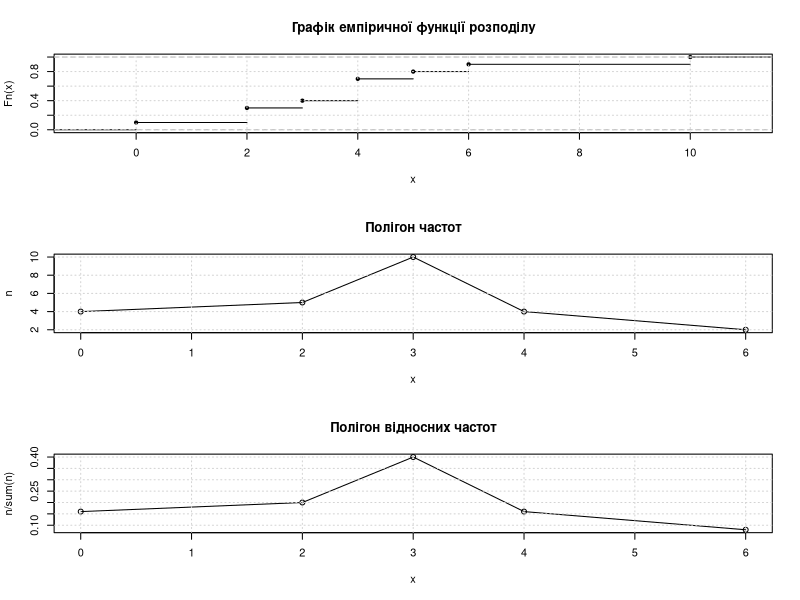

Here is the R script that generated this plot:
# Задамо значення вибірок
x <- c(0, 2, 3, 4, 6)
n <- c(4, 5, 10, 4, 2)

# Вмістимо три графіка на екрані
par(mfrow = c(3, 1))

# Малюємо графік емпіричної функції розподілу
plot(ecdf(rbind(x, n)), main = "Графік емпіричної функції розподілу")
grid() # Додаємо сітку на фон

# Будуємо полігони частот і відносних частот
plot(x, n, type = "l", main = "Полігон частот")
points(x, n)
grid()
plot(x, n / sum(n), type = "l", main = "Полігон відносних частот")
points(x, n / sum(n))
grid()
